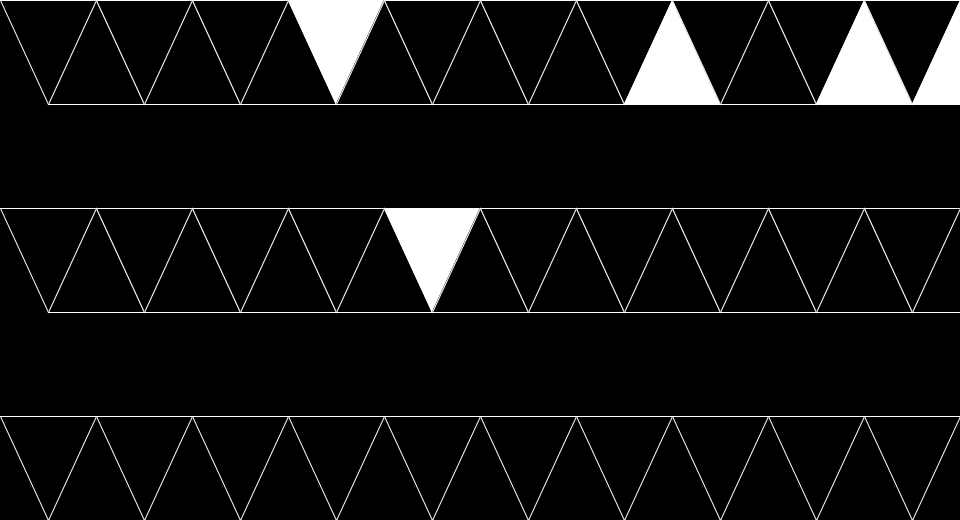
Frame 1 (no input)
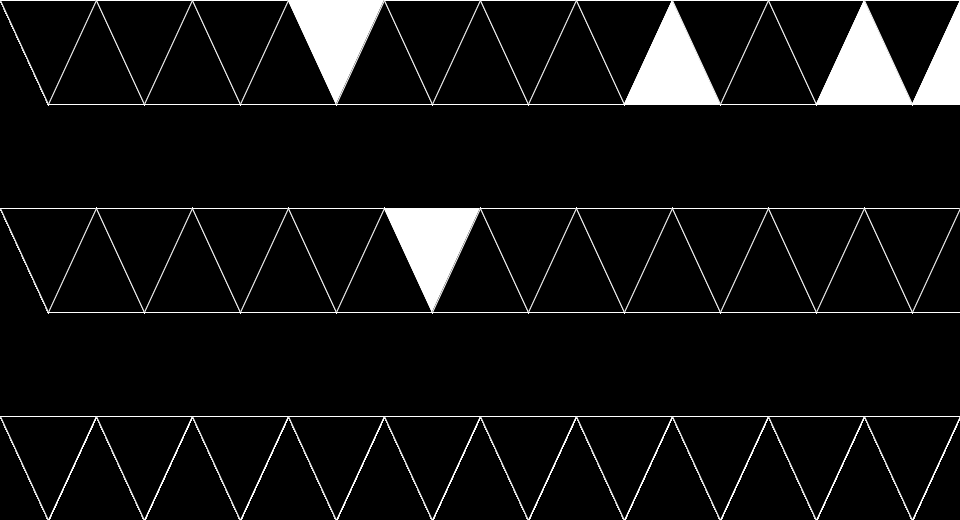
Frame 60 (the mouse pressed at the canvas centre just before this capture)
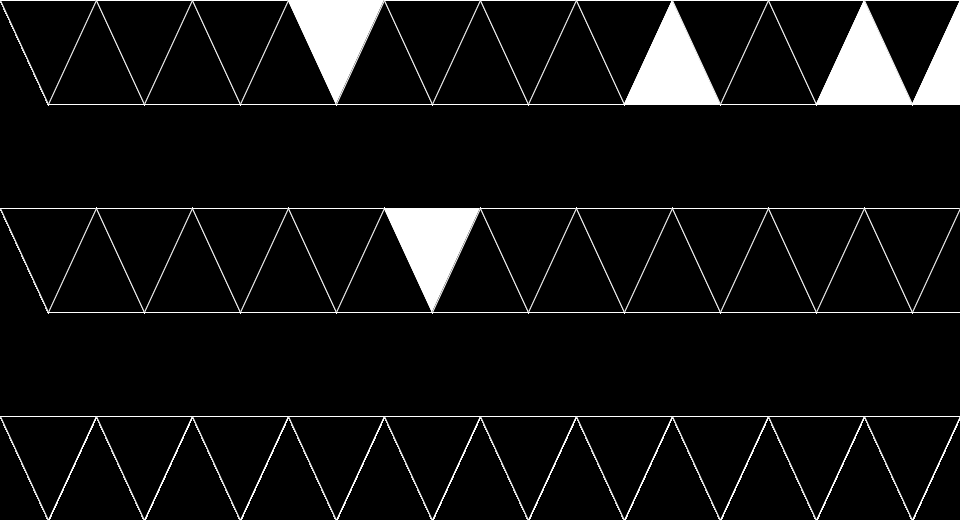
Frame 120 (the mouse held since frame 60 and released just before this capture)

The Processing sketch that drew these frames (run headless with seeded random() and noise(); from frame 60 on, the mouse is pressed at the canvas centre):

// Processing sketch: gameOfLifeHexs
// ── gameOfLifeHexs.pde
int[][] board = new int[10][(int)(10.0*(520.0/960.0))];

int NUM_SEED = 5;

void setup(){
  size(960,520);
  background(0);
  stroke(255);
  
  for(int i = 0; i < board.length; i++){
    for(int j = 0; j < board[0].length; j++){
      board[i][j] = #000000;
    }
  }
  
  for(int i = 0; i < NUM_SEED; i++){
    board[(int)random(board.length)][(int)random(board[0].length)] = #FFFFFF;
  }
}

void draw(){
  
  DrawTriangles(board);
}

void DrawTriangles(int[][] triangles){
  float wdim = width / (float)triangles.length;
  float hdim = height / (float)triangles[0].length;
  for(int i = 0; i < triangles.length; i++){
    for(int j = 0; j < triangles[0].length; j++){
      fill(triangles[i][j]);
      
      if(j % 2 == 0) triangle((i)*wdim, (j)*hdim, (i+1)*wdim, (j)*hdim, (i+.5)*wdim, (j+1)*hdim);
      else triangle((i+1)*wdim, (j-1)*hdim, (i+0.5)*wdim, (j)*hdim, (i+1.5)*wdim, (j)*hdim);
    }
  }
}

void Hexagon(float x, float y, float r){
  beginShape();
  for(float i = 0; i < 2*PI; i += (2*PI)/6){
    vertex(x+ r * cos(i), y + r * sin(i));
  }
  endShape();
}
